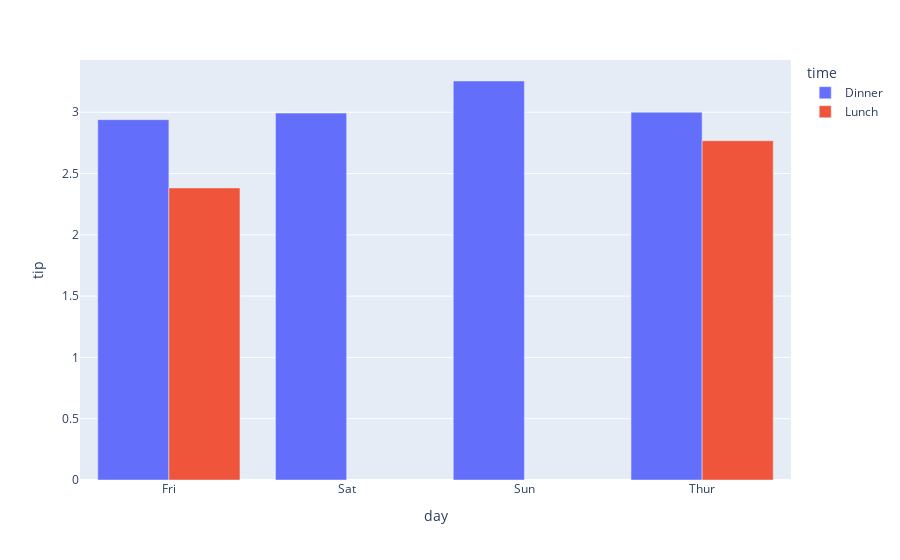

Notebook code cell kept with this figure:
### Code cell
tips_by_day_and_time = df.groupby(['day', 'time'], as_index=False).tip.mean()
px.bar(tips_by_day_and_time, y='tip', x='day', color='time', barmode='group')

### Figure 1 — Plotly figure (JSON) as saved in the notebook; plotly's stock layout.template omitted (floating-point values rounded to 4 significant figures)
{"data": [{"alignmentgroup": "True", "hovertemplate": "time=Dinner<br>day=%{x}<br>tip=%{y}<extra></extra>", "legendgroup": "Dinner", "marker": {"color": "#636efa", "pattern": {"shape": ""}}, "name": "Dinner", "offsetgroup": "Dinner", "orientation": "v", "showlegend": true, "textposition": "auto", "type": "bar", "x": ["Fri", "Sat", "Sun", "Thur"], "xaxis": "x", "y": [2.94, 2.993, 3.255, 3], "yaxis": "y"}, {"alignmentgroup": "True", "hovertemplate": "time=Lunch<br>day=%{x}<br>tip=%{y}<extra></extra>", "legendgroup": "Lunch", "marker": {"color": "#EF553B", "pattern": {"shape": ""}}, "name": "Lunch", "offsetgroup": "Lunch", "orientation": "v", "showlegend": true, "textposition": "auto", "type": "bar", "x": ["Fri", "Thur"], "xaxis": "x", "y": [2.383, 2.768], "yaxis": "y"}], "layout": {"barmode": "group", "legend": {"title": {"text": "time"}, "tracegroupgap": 0}, "margin": {"t": 60}, "xaxis": {"anchor": "y", "domain": [0, 1], "title": {"text": "day"}}, "yaxis": {"anchor": "x", "domain": [0, 1], "title": {"text": "tip"}}}}
